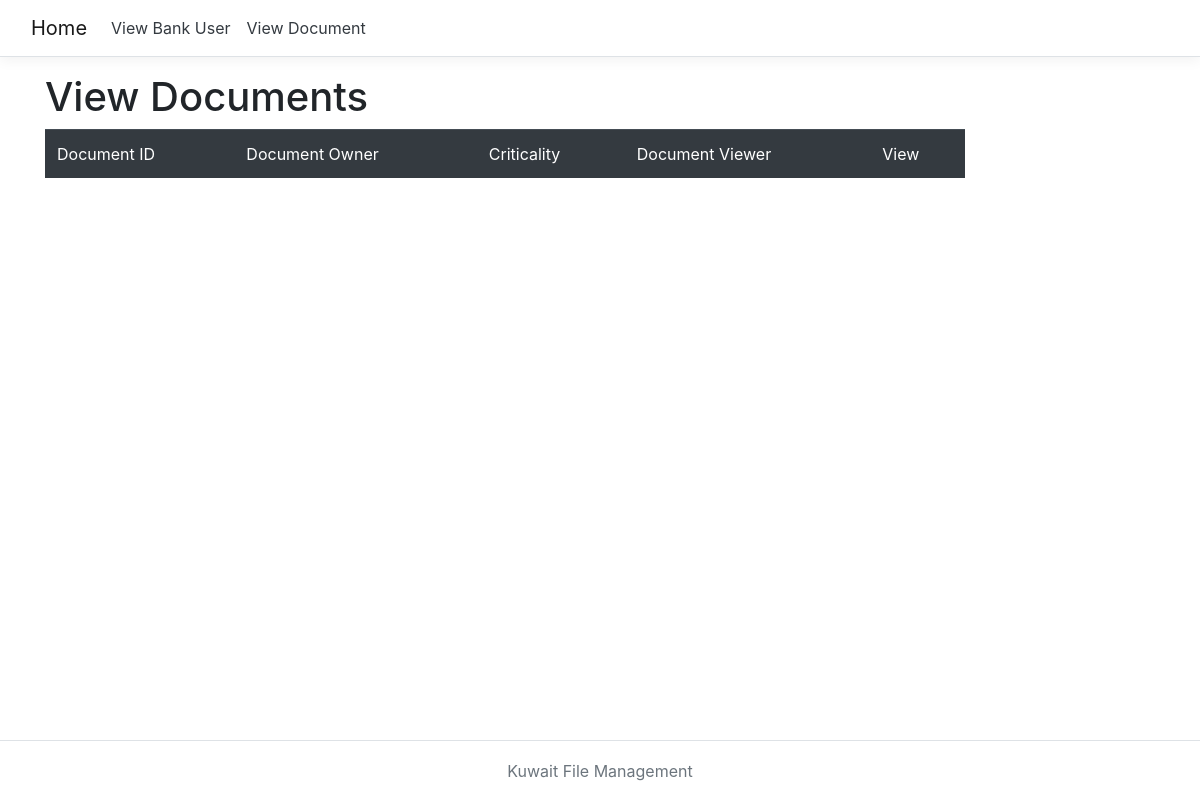
The app's page /document.php, older data.
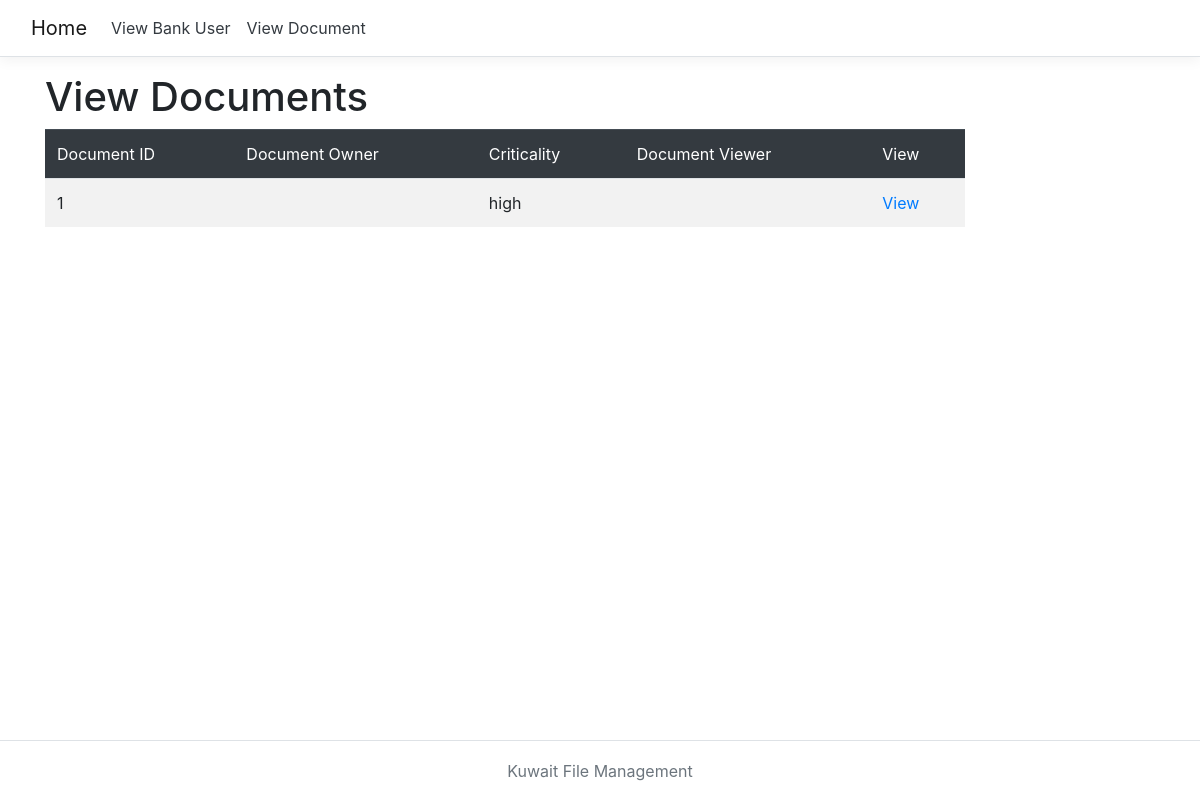
The same page, newer data.
### tables this page shows
CREATE TABLE "documents" (
	"docID"	INTEGER NOT NULL,
	"owner"	INTEGER,
	"criticality"	INTEGER NOT NULL,
	"info"	INTEGER NOT NULL,
	"viewers"	INTEGER,
	PRIMARY KEY("docID")
);

### document.php (the view)
<?php require("adminNav.php");
function getDocument (){
    $db = new SQLITE3('C:\\Users\\Public\\data\\Kuwaitt.db');
    $sql = "SELECT * FROM documents";
    $stmt = $db->prepare($sql);
    $result = $stmt->execute();
    while ($row = $result->fetchArray()){
        $arrayResult [] = $row;
    }
    return $arrayResult;
}
$document = getDocument();
?>
<div class="container bgColor">
        <main role="main" class="pb-3">
                <h1>View Documents</h1>
                <div class="row">
                <div class="col-10">
                <table class="table table-striped">
                    <thead class="table-dark">
                        <td>Document ID</td>
                        <td>Document Owner</td>
                        <td>Criticality</td>
                        <td>Document Viewer</td>
                        <td>View</td>
                    </thead>
                    <?php
                        for ($i=0; $i<count($document); $i++):
                    ?>
                    <tr>
                        <td><?php echo $document[$i]['docID']?></td>
                        <td><?php echo $document[$i]['owner']?></td>
                        <td><?php echo $document[$i]['criticality']?></td>
                        <td><?php echo $document[$i]['viewers']?></td>
                        <td><a href="updateUser.php?uid=<?php echo $document[$i]['userId']; ?>">View</a></td>
                    </tr>
                    <?php endfor;?>
                </table>
            </div>
        </div>
        </main>
</div>
<?php require("Footer.php");?>

Row changes from the older to the newer data that the page shows:
added documents: docID "1", criticality "high"
